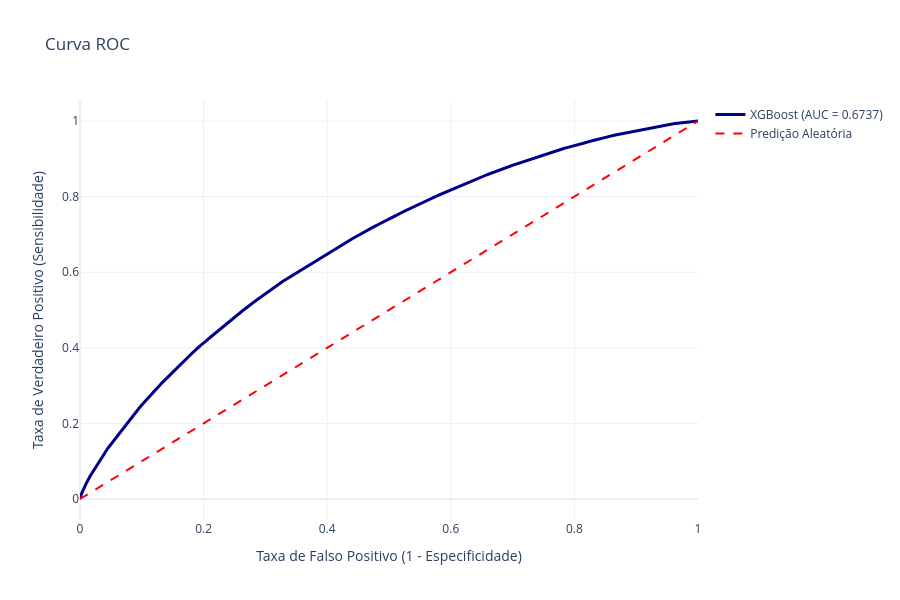

Source (notebook cell):
### Code cell
y_probs_xgb = xgb_model.predict_proba(X_test)[:, 1]
plot_roc_curve(y_test, y_probs_xgb, 'Curva ROC')

### Figure 1 — Plotly figure (JSON) as saved in the notebook; plotly's stock layout.template omitted (floating-point values rounded to 4 significant figures; data arrays with more than 128 entries replaced by an {"elided": "..."} marker saying what was removed)
{"data": [{"line": {"color": "darkblue", "width": 3}, "mode": "lines", "name": "XGBoost (AUC = 0.6737)", "type": "scatter", "x": {"elided": "194223 float values"}, "y": {"elided": "194223 float values"}}, {"line": {"color": "red", "dash": "dash"}, "mode": "lines", "name": "Predição Aleatória", "type": "scatter", "x": [0, 1], "y": [0, 1]}], "layout": {"height": 600, "title": {"text": "Curva ROC"}, "xaxis": {"title": {"text": "Taxa de Falso Positivo (1 - Especificidade)"}}, "yaxis": {"title": {"text": "Taxa de Verdadeiro Positivo (Sensibilidade)"}}}}
